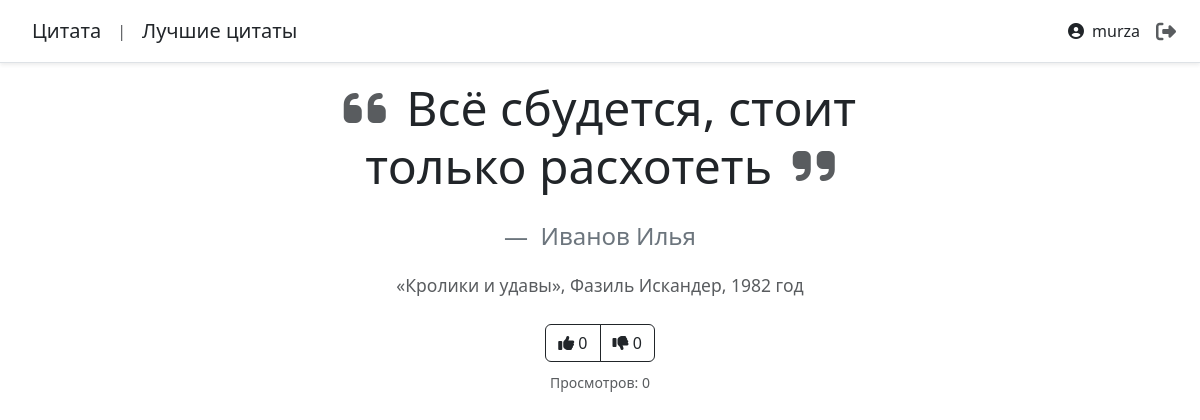
The app's page / (signed in) with its own data.
### quotes_app/models.py (models this page shows, shortened)
class Quote(models.Model):
    text = models.TextField(verbose_name="Текст цитаты")
    source = models.ForeignKey(
        Source,
        on_delete=models.CASCADE,
        related_name='quotes',
        verbose_name="Источник"
    )
    author = models.CharField(max_length=100, null=True, blank=True, verbose_name="Автор цитаты")
    weight = models.PositiveIntegerField(
        default=1,
        verbose_name="Вес цитаты",
        help_text="Чем выше вес, тем больше шанс показа цитаты",
        validators=[
            MinValueValidator(1),   # Минимальное значение = 1
            MaxValueValidator(100)  # Максимальное значение = 100
        ]
    )
    views_count = models.PositiveIntegerField(default=0, verbose_name="Количество просмотров")
    likes = models.PositiveIntegerField(default=0, verbose_name="Лайки")
    dislikes = models.PositiveIntegerField(default=0, verbose_name="Дизлайки")
    created_at = models.DateTimeField(auto_now_add=True)
    updated_at = models.DateTimeField(auto_now=True)

class Source(models.Model):
    SOURCE_TYPES = [
        ('movie', 'Фильм'),
        ('book', 'Книга'),
        ('series', 'Сериал'),
        ('game', 'Игра'),
        ('other', 'Другое'),
    ]
    source_type = models.CharField(
        max_length=20,
        choices=SOURCE_TYPES,
        default='other',
        verbose_name="Тип источника"
    )
    title = models.CharField(max_length=200, verbose_name="Название источника")
    author = models.CharField(max_length=100, null=True, blank=True, verbose_name="Автор/Режиссер")
    year = models.IntegerField(null=True, blank=True, verbose_name="Год выпуска")
    created_at = models.DateTimeField(auto_now_add=True)
    updated_at = models.DateTimeField(auto_now=True)

### quotes_app/views.py (the view)
# urls.py: path('', views.home_page, name="home"),                               # Домашняя страница (home.html)
@login_required(login_url='login')
def home_page(request):
    quotes = list(Quote.objects.all().select_related(
        'source'))   # Данные из таблицы Quote и Source
    if not quotes:
        quote_text = "Цитаты не найдены"
        context = {'quote_text': quote_text}
    else:
        selected_quote = random.choices(
            quotes, weights=[quote.weight for quote in quotes], k=1)[0]
        context = {
            'quote_text': selected_quote.text,                 # Текст цитаты
            'quote_author': selected_quote.author,             # Автор цитаты
            'source_title': selected_quote.source.title,
            'source_author': selected_quote.source.author,     # Автор произведения
            'source_year': selected_quote.source.year,         # Год
            'likes': selected_quote.likes,                     # Количество лайков
            'dislikes': selected_quote.dislikes,               # Количество дизлайков
            'views_count': selected_quote.views_count          # Просмотры
        }
    return render(request, 'base/home.html', context)

### quotes_app/templates/base/home.html (shortened to what this page needs)
{% extends 'base.html' %}
{% block content %}
    <div class="row justify-content-center align-items-center min-vh-75">
        <div class="col-12 col-md-8 col-lg-6 text-center">
            <blockquote class="blockquote">
                <p class="display-5 fw-light text-dark mb-4">
                    <i class="fas fa-quote-left text-muted me-2"></i>
                    {{ quote_text }}
                    <i class="fas fa-quote-right text-muted ms-2"></i>
                </p>
                {% if quote_author %}
                <footer class="blockquote-footer mt-3 fs-4">
                    {{ quote_author }}
                </footer>
                {% endif %}
                <div class="mt-3 text-muted fs-5">
                    <small>
                        «{{ source_title }}»{% if source_author %}, {{ source_author }}{% endif %}{% if source_year %}, {{ source_year }} год{% endif %}
                    </small>
                </div>
            </blockquote>
            <div class="mt-4">
                <div class="btn-group" role="group">
                    <a href="" class="btn btn-outline-dark">
                        <i class="fas fa-thumbs-up"></i> {{ likes }}
                    </a>
                    <a href="" class="btn btn-outline-dark">
                        <i class="fas fa-thumbs-down"></i> {{ dislikes }}
                    </a>
                </div>
                <div class="mt-2 text-muted">
                    <small>Просмотров: {{ views_count }}</small>
                </div>
            </div>
        </div>
    </div>
{% endblock content %}

### templates/base.html (shortened to what this page needs)
<!DOCTYPE html>
<html>
<head>
    <link href="https://cdn.jsdelivr.net/npm/bootstrap@5.3.2/dist/css/bootstrap.min.css" rel="stylesheet"
>
    <link rel="stylesheet" href="https://cdnjs.cloudflare.com/ajax/libs/font-awesome/6.5.1/css/all.min.css"
>
</head>
<body>
     <div class="d-flex flex-column flex-md-row align-items-center p-3 px-md-4 mb-3 bg-white border-bottom shadow-sm">
        <nav class="my-2 my-md-0 mr-md-3">
            <a class="p-2 text-dark fw-normal fs-5 text-decoration-none" href="/">Цитата</a>
        </nav>
        <span class="text-muted mx-2">|</span>
        <nav class="my-2 my-md-0 mr-md-3">
            <a class="p-2 text-dark fw-normal fs-5 text-decoration-none" href="/best_quotes">Лучшие цитаты</a>
        </nav>
        {% if request.user.is_authenticated %}
            <nav class="my-2 my-md-0 ms-auto">
                <div class="d-flex align-items-center gap-3">
                    <span class="text-dark fw-medium">
                        <i class="fas fa-user-circle me-2"></i>{{ request.user.username }}
                    </span>
                    <a class="text-decoration-none text-muted" href="{% url 'logout' %}" title="Выйти">
                        <i class="fas fa-sign-out-alt fa-lg"></i>
                    </a>
                </div>
            </nav>
        {% else %}
            <nav class="my-2 my-md-0 ms-auto">
                <a class="btn btn-outline-dark rounded-pill px-3" href="{% url 'login' %}">
                    <i class="fas fa-sign-in-alt me-2"></i>Войти
                </a>
            </nav>
        {% endif %}
     </div>
    <div class="container">
        {% block content %} {% endblock %}
    </div>
</body>
</html>

### records on screen
Quote: text "Всё сбудется, стоит только расхотеть", author "Иванов Илья"
Source: title "Кролики и удавы", author "Фазиль Искандер"

### other values on screen
{{ request.user.username }} "murza"
{{ source_year }} "1982"
{{ likes }} "0"
{{ dislikes }} "0"
{{ views_count }} "0"
